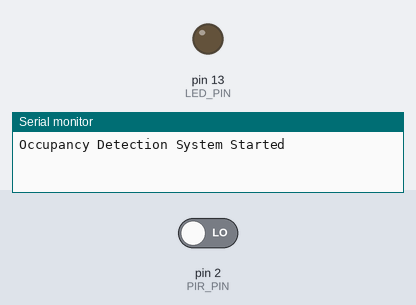
Bench run of a sketch on a simulated Arduino Uno, built with avr-gcc and run on an emulated ATmega328P. On the bench: output pins drawn as LEDs (lit = HIGH), the last lines printed to the serial monitor. The inputs (shaded band) are chosen by the test bench; at power-on: pin 2 (PIR_PIN) LOW.

Above: at 1.2 s.
1.3 s: pin 2 (PIR_PIN) driven HIGH
At 2.0 s:
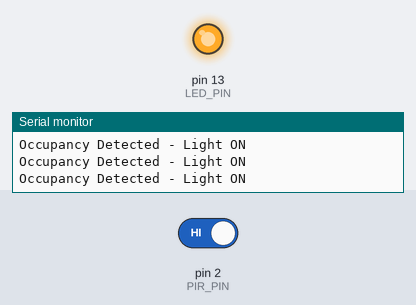
Timing chart, 0 to 4.3 s (numbered marks = the images above; inputs shaded):
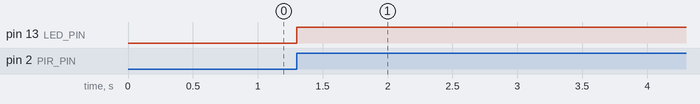

The sketch:

Occupancy_Detection.ino
```cpp
// Real-Time Occupancy Detection System for Energy Efficiency

#define PIR_PIN 2
#define LED_PIN 13

unsigned long lastMotionTime = 0;
const unsigned long TIMEOUT = 10000; // 10 seconds

void setup() {
  // Configure input and output pins
  pinMode(PIR_PIN, INPUT);
  pinMode(LED_PIN, OUTPUT);

  // Initially turn OFF LED
  digitalWrite(LED_PIN, LOW);

  // Start Serial Monitor
  Serial.begin(9600);
  Serial.println("Occupancy Detection System Started");
}

void loop() {

  // Read PIR sensor status
  bool motionDetected = digitalRead(PIR_PIN);

  // If motion is detected
  if (motionDetected) {
    digitalWrite(LED_PIN, HIGH);
    lastMotionTime = millis();

    Serial.println("Occupancy Detected - Light ON");
  }

  // Turn OFF LED after 10 seconds of inactivity
  if ((millis() - lastMotionTime) > TIMEOUT) {
    digitalWrite(LED_PIN, LOW);

    Serial.println("No Occupancy - Light OFF");
  }

  // Small delay for stability
  delay(100);
}
```

Measured:
- after the input at 1.3 s, pin 13 (LED_PIN): LOW → HIGH at once
